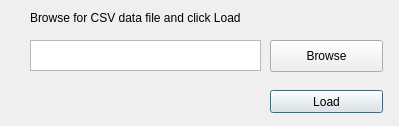
<?xml version="1.0" encoding="UTF-8"?>
<ui version="4.0">
 <class>openFileWindow</class>
 <widget class="QDialog" name="openFileWindow">
  <property name="geometry">
   <rect>
    <x>0</x>
    <y>0</y>
    <width>399</width>
    <height>126</height>
   </rect>
  </property>
  <property name="windowTitle">
   <string>Interface for GraphQL Query</string>
  </property>
  <widget class="QLabel" name="openFileText">
   <property name="geometry">
    <rect>
     <x>30</x>
     <y>10</y>
     <width>271</width>
     <height>16</height>
    </rect>
   </property>
   <property name="text">
    <string>Browse for CSV data file and click Load</string>
   </property>
  </widget>
  <widget class="QPushButton" name="browseButton">
   <property name="geometry">
    <rect>
     <x>270</x>
     <y>40</y>
     <width>113</width>
     <height>32</height>
    </rect>
   </property>
   <property name="text">
    <string>Browse</string>
   </property>
  </widget>
  <widget class="QPushButton" name="loadFileButton">
   <property name="geometry">
    <rect>
     <x>270</x>
     <y>90</y>
     <width>113</width>
     <height>23</height>
    </rect>
   </property>
   <property name="text">
    <string>Load</string>
   </property>
   <property name="checkable">
    <bool>false</bool>
   </property>
   <property name="default">
    <bool>true</bool>
   </property>
  </widget>
  <widget class="QTextEdit" name="pathToFileTextbox">
   <property name="geometry">
    <rect>
     <x>30</x>
     <y>40</y>
     <width>231</width>
     <height>31</height>
    </rect>
   </property>
   <property name="sizePolicy">
    <sizepolicy hsizetype="Expanding" vsizetype="Fixed">
     <horstretch>0</horstretch>
     <verstretch>0</verstretch>
    </sizepolicy>
   </property>
   <property name="verticalScrollBarPolicy">
    <enum>Qt::ScrollBarAlwaysOff</enum>
   </property>
   <property name="horizontalScrollBarPolicy">
    <enum>Qt::ScrollBarAlwaysOff</enum>
   </property>
   <property name="lineWrapMode">
    <enum>QTextEdit::NoWrap</enum>
   </property>
   <property name="textInteractionFlags">
    <set>Qt::TextSelectableByKeyboard|Qt::TextSelectableByMouse</set>
   </property>
  </widget>
 </widget>
 <resources/>
 <connections/>
</ui>
